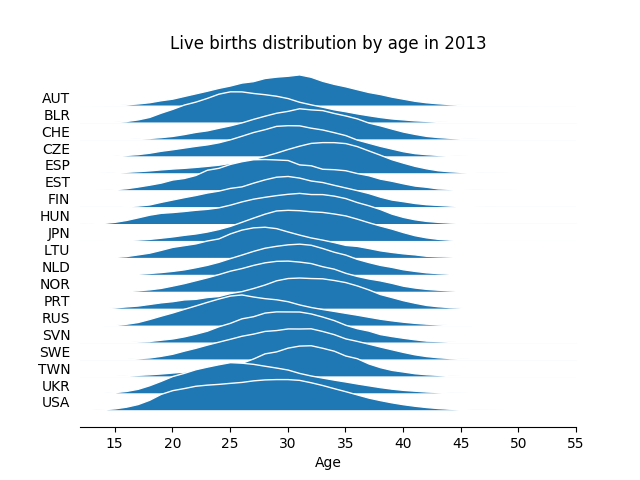

Here is the Python script that generated this plot:
#!/usr/bin/env python
""" joyplots using matplotlib
"""

import matplotlib.pylab as plt
import numpy as np
import pandas as  pd

def joyplot(data,
            labels=None,
            overlap=0.5,
            fill=False,
            color=None,
            facecolor=None,
            edgecolor=None,
            alpha=None,
            ax=None):
    """ joyplot

    Parameters
    ----------
    data
        List of [[x1,y1],[x2,y],...] data to be plotted
    labels
        Text labels of each data in the list
    overlap
        Overlapping of consecutive plots
    fill: bool
        Fills between base and line

    Returns
    -------
    bool
        True if successful, False otherwise.
    """
    ax = ax or plt.gca()


    data = np.array(data)
    overlap += 1

    # Normalizing ydata
    ydata = data[:,1]
    maxydata = np.max(ydata)
    data[:,1] = ydata/maxydata
    
    totalplots = len(data)
    ylabelpoints = np.array(list(reversed(range(totalplots))))
    handles = []
    for i in range(totalplots):
        
        x,y = data[i]
        label = labels[i]
        #print label#,,y
        ystart = ylabelpoints[i]
        y = y*(overlap)+ystart+0.05
        if fill:
            hax = ax.fill_between(x, ystart, y, 
                        interpolate=True)

        else:
            hax = ax.plot(x, y)
        handles.append(hax)
    for hax in handles:
        if color is not None:
                hax.set_color(color)
        if fill:
            if facecolor is not None:
                    hax.set_facecolor(facecolor)
            if edgecolor is not None:
                    hax.set_edgecolor(edgecolor)
        if alpha is not None:
                hax.set_alpha(alpha)

    ax.set_yticks(np.array(ylabelpoints)+0.5)
    ax.set_yticklabels(labels)
    ax.tick_params(axis='both',left=False)
    ax.spines['right'].set_visible(False)
    ax.spines['left'].set_visible(False)
    ax.spines['top'].set_visible(False)
if __name__ == "__main__":

    data = []
    labels = []
    for i in range(10):
        x1 = np.linspace(0,24,100)
        y1 = np.abs(np.random.randn(len(x1)))
        y1 = np.abs(np.random.randn(len(x1)))

        y1 = y1/np.max(y1)
        
        data.append([x1,y1])
        labels.append('Data %d'%(i))
    
    # ETL
    if 1:
        data = []
        labels = []
        df = pd.read_fwf('birthsRR.txt',widths=[4,5,8,12])
        print df
        #df = pd.read_fwf('birthsTR.txt')
        year = '2013'
        yd = df.loc[df['Year']==year]

        
        countries = sorted(list(set(yd['Code'])))
        for code in countries:
            cd = yd.loc[df['Code']==code]
            x = np.array(cd['Age'])
            #x[x=='12-'] = '12'
            #x[x=='55+'] = '55'
            x = x.astype(np.int)
            
            y = np.array(cd['Total']).astype(np.float)
            if code == 'USA':
                print cd
                print 'USA', zip(x,y)
            y = y/np.max(y)

            labels.append(code)
            data.append([x,y])


    #labels = ['Data 1','Data 2']
    #data = [[x1, y1], [x1, y2]]
    joyplot(data, 
            labels=labels, 
            overlap=0.8, 
            fill=True,
            #color='C0',
            facecolor='C0',
            edgecolor='w',
            alpha=1)

    plt.xlabel('Age')
    plt.title('Live births distribution by age in %s'%(year))
    plt.xlim([12,55])

    plt.show()
